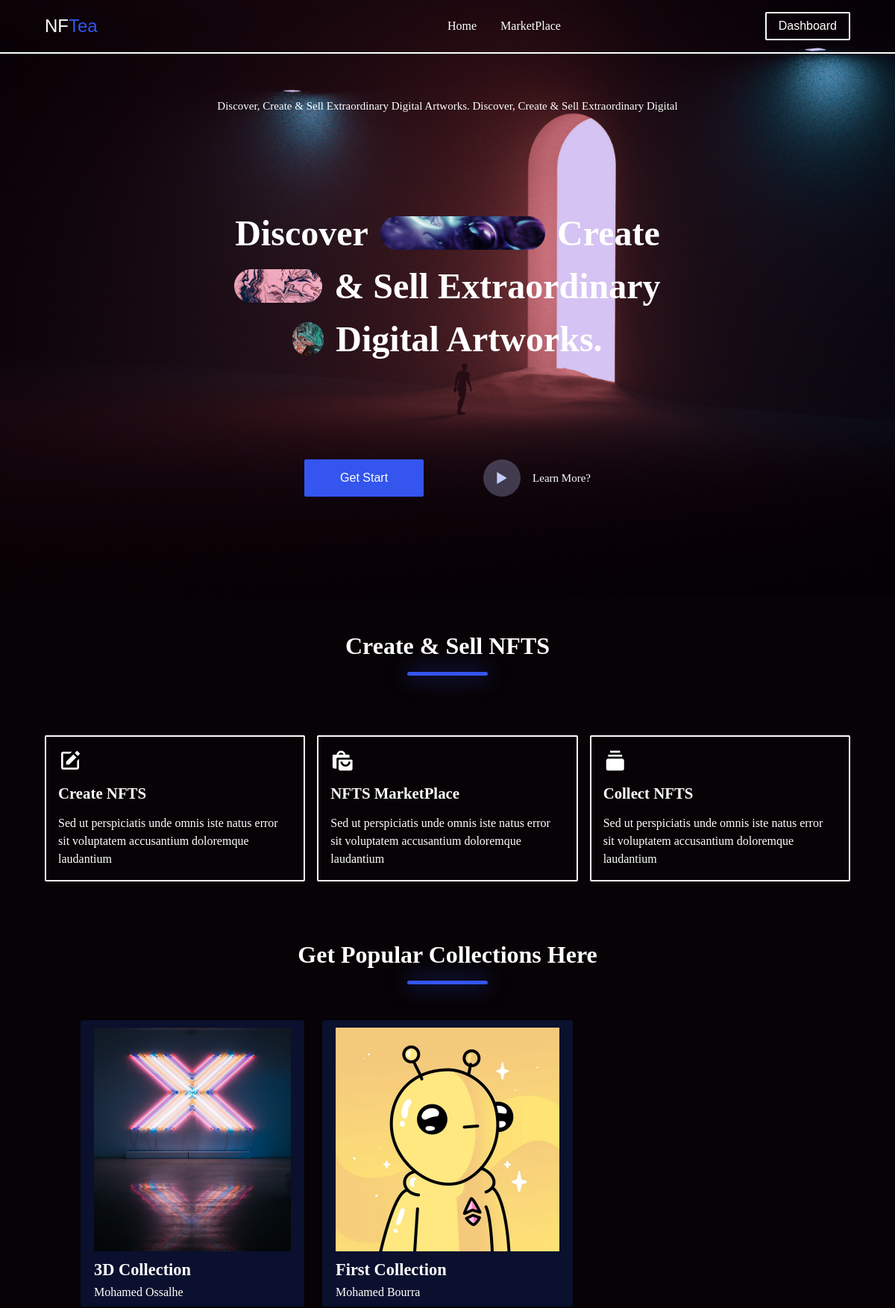
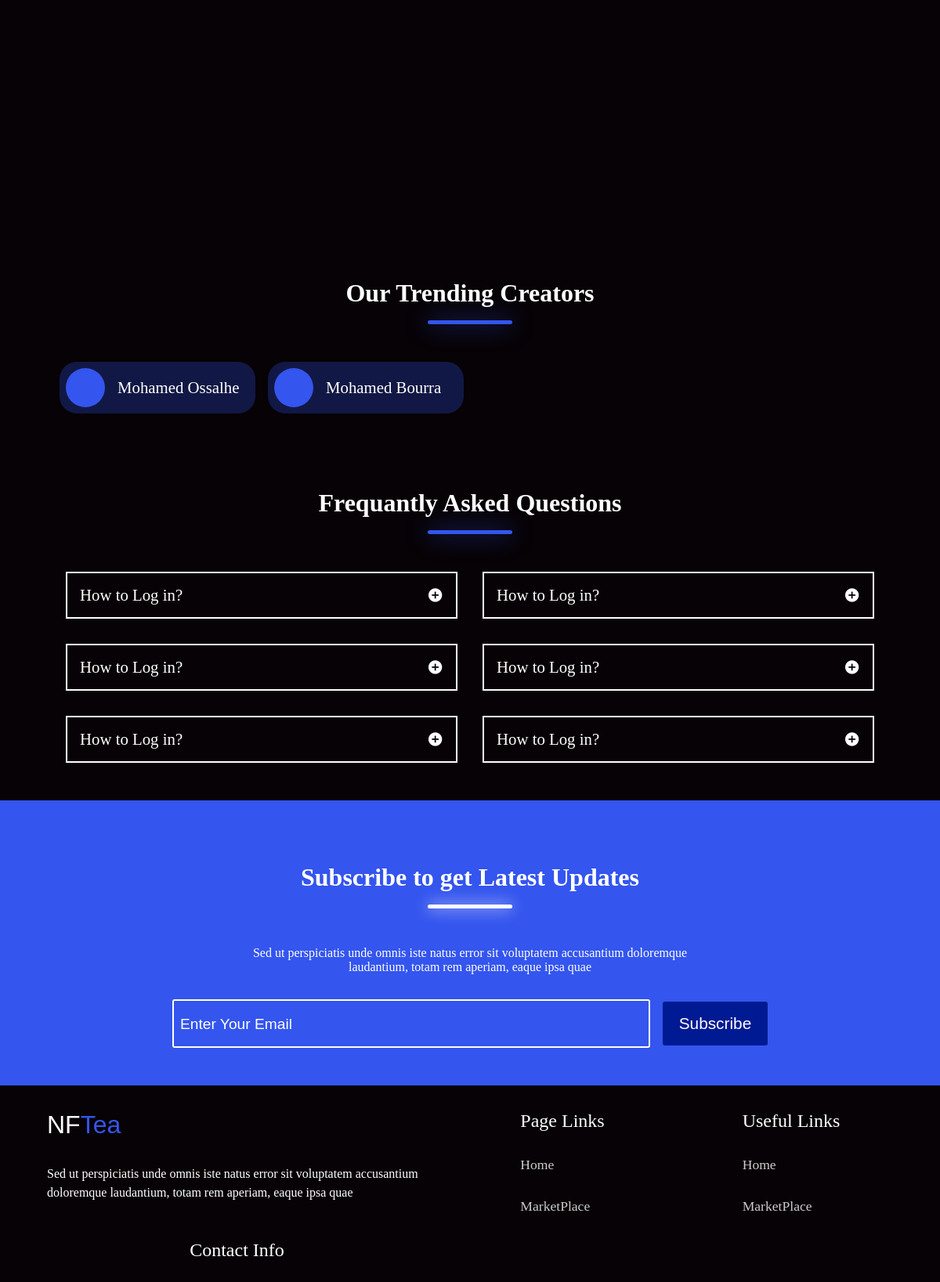
The page / (upper part) on the database its author committed (2 pictures, top to bottom).
### tables this page shows
CREATE TABLE `collections` (
  `collection_id` int(11) NOT NULL,
  `collection_name` varchar(255) NOT NULL,
  `collection_image` varchar(255) NOT NULL,
  `collection_artiste` varchar(255) NOT NULL
);

### index.php (the view, shortened to what this page needs)
<?php include 'connect.php' ?>
<!DOCTYPE html>
<html lang="en">
<head>
    <?php require 'styles-links.php'  ?>
</head>
<body>
    <section class="hero">
        <header>
            <div class="container">
                <div class="header-wrapper">
                    <div class="logo">
                        <h1><a href="index.php">NF<span>Tea</span></a></h1>
                    </div>
                    <nav class="navigation-menu">
                        <ul class="nav-links">
                            <li class="nav-link"><a href="index.php">Home</a></li>
                            <li class="nav-link"><a href="market-place.php">MarketPlace</a></li>
                        </ul>
                        <a href="dashboard.php"><button class="log-in">Dashboard</button></a>
                    </nav>
                </div>
            </div>
        </header>
        <div class="hero-content">
            <div class="container">
                <div class="content-wrapper">
                    <p>Discover, Create & Sell Extraordinary Digital Artworks. Discover, Create & Sell Extraordinary Digital</p>
                    <div class="hero-heading">
                        <h1>Discover<img src="assets/imgs/hero-item1.png" alt="" loading="lazy">Create<img src="assets/imgs/hero-item2.png" alt="" loading="lazy">& Sell Extraordinary
                        <img src="assets/imgs/hero-item3.png" alt="" loading="lazy">Digital Artworks.</h1>
                    </div>
                    <div class="hero-btns">
                        <a href="dashboard.php"><button class="hero-btn">Get Start</button></a>
                        <div class="video-btn">
                            <div class="play-btn"><i class='bx bx-play'></i></div>
                            <p>Learn More?</p>
                        </div>
                    </div>
                </div>
            </div>
        </div>
    </section>
    <div class="services-section">
        <div class="container">
            <div class="services-wrapper">
                <div class="main-heading">
                    <h1>Create & Sell NFTS</h1>
                    <hr>
                </div>
                <div class="services">
                    <div class="service">
                        <i class='bx bxs-edit'></i>
                        <h2>Create NFTS</h2>
                        <p>
                            Sed ut perspiciatis unde omnis iste natus error sit voluptatem accusantium doloremque laudantium
                        </p>
                    </div>
                    <div class="service">
                        <i class='bx bxs-shopping-bags'></i>
                        <h2>NFTS MarketPlace</h2>
                        <p>
                            Sed ut perspiciatis unde omnis iste natus error sit voluptatem accusantium doloremque laudantium
                        </p>
                    </div>
                    <div class="service">
                        <i class='bx bxs-collection'></i>
                        <h2>Collect NFTS</h2>
                        <p>
                            Sed ut perspiciatis unde omnis iste natus error sit voluptatem accusantium doloremque laudantium
                        </p>
                    </div>
                </div>
            </div>
        </div>
    </div>
    <section class="popular-collections">
        <div class="container">
            <div class="collections-wrapper">
                <div class="main-heading">
                    <h1>Get Popular Collections Here</h1>
                    <hr>
                </div>
                <div class="collections">
                    <?php
                        $select_all_collections = "SELECT collection_name, collection_image, collection_artiste FROM `collections`";
                        $select_coll_quered = mysqli_query($connect, $select_all_collections);
                        while($result = mysqli_fetch_assoc($select_coll_quered)) {
                            echo '
                            <div class="collection nft">
                                <img src="'. $result["collection_image"] .'" alt="nft image" width="100%" height="300px" loading="lazy">
                                <h3>'. $result["collection_name"] .'</h3>
                                <p>'. $result["collection_artiste"] .'</p>
                            </div>
                            ';
                        }
                    ?>
                </div>
            </div>
        </div>
    </section>
    <div class="trend-creators-section">
        <div class="container">
            <div class="creators-wrapper">
                <div class="main-heading">
                    <h1>Our Trending Creators</h1>
                    <hr>
                </div>
                <div class="creators">
                    <?php
                        $select_all_artistes = "SELECT collection_artiste FROM `collections`";
                        $select_coll_quered = mysqli_query($connect, $select_all_artistes);
                        while($result = mysqli_fetch_assoc($select_coll_quered)) {
                            echo '
                            <div class="creator">
                                <div class="img"></div>
                                <p>'. $result["collection_artiste"] .'</p>
                            </div>
                            ';
                        }
                    ?>
                </div>
            </div>
        </div>
    </div>
    <div class="frequetly-questions">
        <div class="container">
            <div class="questions-wrapper">
                <div class="main-heading">
                    <h1>Frequantly Asked Questions</h1>
                    <hr>
                </div>
                <div class="questions">
                    <div class="question">
                        <div class="question-header">
                            <h4>How to Log in?</h4>
                            <i class='bx bxs-plus-circle' ></i>
                        </div>
                    </div>
                    <div class="question">
                        <div class="question-header">
                            <h4>How to Log in?</h4>
                            <i class='bx bxs-plus-circle' ></i>
                        </div>
                    </div>
                    <div class="question">
                        <div class="question-header">
                            <h4>How to Log in?</h4>
                            <i class='bx bxs-plus-circle' ></i>
                        </div>
                    </div>
                    <div class="question">
                        <div class="question-header">
                            <h4>How to Log in?</h4>
                            <i class='bx bxs-plus-circle' ></i>
                        </div>
                    </div>
                    <div class="question">
                        <div class="question-header">
                            <h4>How to Log in?</h4>
                            <i class='bx bxs-plus-circle' ></i>
                        </div>
                    </div>
                    <div class="question">
                        <div class="question-header">
                            <h4>How to Log in?</h4>
                            <i class='bx bxs-plus-circle' ></i>
                        </div>
                    </div>
                </div>
            </div>
        </div>
    </div>
    <div class="news-letter-section">
        <div class="container">
            <div class="news-letter-wrapper">
                <div class="main-heading">
                    <h1>Subscribe to get Latest Updates</h1>
                    <hr>
                </div>
                <p class="news-letter-text">
                    Sed ut perspiciatis unde omnis iste natus error sit voluptatem accusantium doloremque laudantium, totam rem aperiam, eaque ipsa quae
                </p>
                <form method="post">
                    <input type="email" name="email" id="email" placeholder="Enter Your Email" autocomplete="off">
                    <input type="submit" name="submit_subscriber" value="Subscribe">
                </form>
            </div>
        </div>
    </div>
    <footer class="footer">
        <div class="container">
            <div class="footer-wrapper">
                <div class="info-links">
                    <div class="website-info">
                        <h1 class="footer-logo">NF<span>Tea</span></h1>
                        <p class="website-desc">
                            Sed ut perspiciatis unde omnis iste natus error sit voluptatem accusantium doloremque laudantium, totam rem aperiam, eaque ipsa quae
                        </p>
                    </div>
                    <div class="website-links links">
                        <h4>Page Links</h4>
                        <ul class="page-links">
                            <li class="page-link"><a href="#">Home</a></li>
                            <li class="page-link"><a href="#">MarketPlace</a></li>
                        </ul>
                    </div>
                    <div class="useful-links links">
                        <h4>Useful Links</h4>
                        <ul class="page-links">
                            <li class="page-link"><a href="#">Home</a></li>
                            <li class="page-link"><a href="#">MarketPlace</a></li>
                        </ul>
                    </div>
                    <div class="contact-info links">
                        <h4>Contact Info</h4>
                    </div>
                </div>
            </div>
        </div>
    </footer>
</body>
</html>

### rows shown on the page
collections: collection_image (picture), collection_name "3D Collection", collection_artiste "Mohamed Ossalhe"
collections: collection_image (picture), collection_name "First Collection", collection_artiste "Mohamed Bourra"
